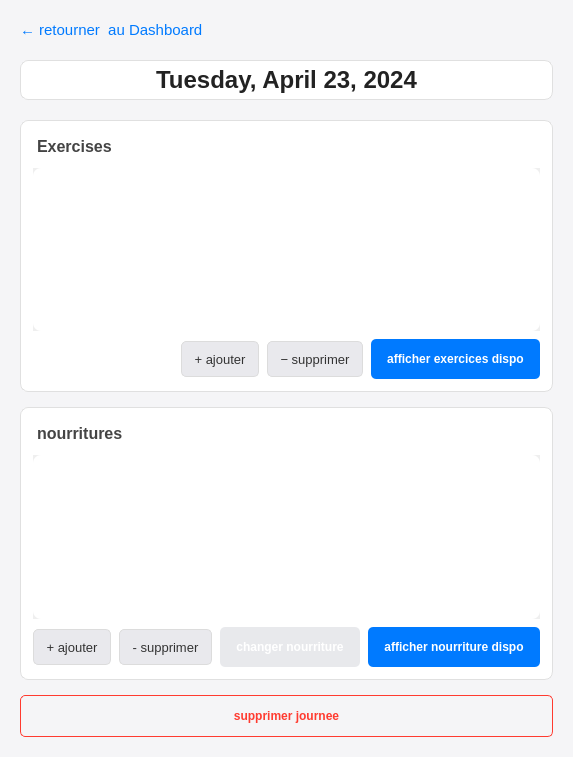
<?xml version="1.0" encoding="UTF-8"?>
<ui version="4.0">
 <class>DayView</class>
 <widget class="QWidget" name="DayView">
  <property name="geometry">
   <rect>
    <x>0</x>
    <y>0</y>
    <width>566</width>
    <height>757</height>
   </rect>
  </property>
  <property name="windowTitle">
   <string>Day Details</string>
  </property>
  <property name="styleSheet">
   <string>/* === Global Styles === */
QWidget#DayView {
    background-color: #F5F5F7; /* Consistent light gray background */
}

QWidget {
    color: #333333; /* Default text color */
    /* font-family: -apple-system, BlinkMacSystemFont, &quot;Segoe UI&quot;, Roboto, Helvetica, Arial, sans-serif; */
}

/* === Frame Styling (Cards) === */
QFrame {
    background-color: #FFFFFF;
    border: 1px solid #E0E0E0;
    border-radius: 8px; /* Consistent radius */
}

/* === Label Styling === */
/* Main Header Label */
QLabel#headerLabel {
    font-size: 18pt; /* Slightly smaller than original, more title-like */
    font-weight: bold; /* Bold */
    color: #222222; /* Darker text */
    padding: 5px 0; /* Vertical padding */
    margin-bottom: 5px; /* Space below header */
}

/* Section Header Labels inside Frames */
#exercisesLabel, #foodLabel {
    font-size: 12pt;
    font-weight: bold;
    color: #444444;
    background-color: transparent; /* Ensure no frame bg */
    border: none; /* Ensure no frame border */
    padding: 4px 0; /* Small padding */
}

/* Ensure labels inside frames don't inherit wrong styles */
QFrame QLabel {
    background-color: transparent;
    border: none;
    border-radius: 0px;
}

/* === Button Styling === */
/* Default Button Style (Blue) - applied if no specific ID matches */
QPushButton {
    background-color: #007AFF;
    color: #FFFFFF;
    border: none;
    border-radius: 5px;
    padding: 8px 16px;
    min-height: 24px;
    font-weight: 500;
}
QPushButton:hover {
    background-color: #3395FF;
}
QPushButton:pressed {
    background-color: #005ECB;
}
QPushButton:disabled {
     background-color: #DCDCDC;
     color: #A0A0A0;
}

/* Back Button (Link style) */
QPushButton#backButton {
    background: transparent;
    color: #007AFF;
    font-size: 11pt; /* Standard size */
    font-weight: normal;
    border: none;
    padding: 5px 0px; /* Minimal padding */
    min-height: 20px;
    text-align: left; /* Align text left */
}
QPushButton#backButton:hover {
    background: transparent; /* No background change */
    color: #005ECB; /* Darker blue on hover */
    text-decoration: underline;
}
QPushButton#backButton:pressed {
    background: transparent; /* No background change */
    text-decoration: underline;
}

/* Add/Remove Buttons (Secondary action style - Gray) */
QPushButton#addExerciseButton, QPushButton#addFoodButton,
QPushButton#removeExerciseButton, QPushButton#removeFoodButton {
    background-color: #E9E9ED; /* Subtle gray */
    color: #333333; /* Standard text color */
    border: 1px solid #DCDCDC; /* Subtle border */
    border-radius: 5px; /* Consistent radius */
    padding: 6px 12px; /* Slightly smaller padding */
    min-height: 22px;
    font-size: 10pt; /* Slightly smaller font */
    font-weight: normal;
}
QPushButton#addExerciseButton:hover, QPushButton#addFoodButton:hover,
QPushButton#removeExerciseButton:hover, QPushButton#removeFoodButton:hover {
    background-color: #DDDDDF; /* Slightly darker gray on hover */
    border-color: #CFCFCF;
}
QPushButton#addExerciseButton:pressed, QPushButton#addFoodButton:pressed,
QPushButton#removeExerciseButton:pressed, QPushButton#removeFoodButton:pressed {
    background-color: #D5D5D7; /* Even darker gray when pressed */
}

/* Delete Button (Destructive action style - Red) */
QPushButton#deleteDayButton {
    background: transparent;
    border: 1px solid #FF3B30; /* Red border */
    color: #FF3B30; /* Red text */
    border-radius: 5px; /* Consistent radius */
    padding: 8px 16px; /* Standard padding */
    min-height: 24px;
    font-weight: 500; /* Medium weight */
}
QPushButton#deleteDayButton:hover {
    background-color: rgba(255, 59, 48, 0.08); /* Very subtle red background */
    border-color: #E02010;
    color: #E02010;
}
QPushButton#deleteDayButton:pressed {
    background-color: rgba(255, 59, 48, 0.15); /* Slightly more visible red background */
}

/* === List Widget Styling === */
QListWidget {
    background-color: #FFFFFF; /* White background */
    border: none; /* No border for the list widget itself */
    /* border-radius: 5px; Optional: if list is directly visible */
}
QListWidget::item {
    padding: 8px 10px;
    border-bottom: 1px solid #F0F0F0;
    color: #333333; /* Ensure text color */
}
QListWidget::item:last {
    border-bottom: none;
}
QListWidget::item:selected {
    background-color: #007AFF;
    color: #FFFFFF;
    border-radius: 4px;
    border-bottom-color: transparent; /* Hide border line when selected */
}
QListWidget::item:hover:!selected {
     background-color: #E8F3FF;
     color: #222222;
     border-radius: 4px;
}

/* === Scroll Area Styling === */
QScrollArea {
  border: none;
  background-color: transparent;
}

/* === Scroll Bar Styling === */
QScrollBar:vertical {
    border: none;
    background: #FFFFFF; /* Match frame background */
    width: 8px;
    margin: 0px 0px 0px 0px;
}
QScrollBar::handle:vertical {
    background: #CFCFCF; /* Lighter handle for content areas */
    min-height: 25px;
    border-radius: 4px;
}
QScrollBar::handle:vertical:hover {
    background: #B0B0B0;
}
QScrollBar::add-line:vertical, QScrollBar::sub-line:vertical {
    border: none; background: none; height: 0px; width: 0px;
}
QScrollBar::add-page:vertical, QScrollBar::sub-page:vertical {
    background: none;
}
   </string>
  </property>
  <layout class="QVBoxLayout" name="mainLayout">
   <property name="spacing">
    <number>15</number>
   </property>
   <property name="leftMargin">
    <number>20</number>
   </property>
   <property name="topMargin">
    <number>15</number>
   </property>
   <property name="rightMargin">
    <number>20</number>
   </property>
   <property name="bottomMargin">
    <number>20</number>
   </property>
   <item>
    <widget class="QPushButton" name="backButton">
     <property name="sizePolicy">
      <sizepolicy hsizetype="Fixed" vsizetype="Fixed">
       <horstretch>0</horstretch>
       <verstretch>0</verstretch>
      </sizepolicy>
     </property>
     <property name="cursor">
      <cursorShape>PointingHandCursor</cursorShape>
     </property>
     <property name="text">
      <string>← retourner  au Dashboard</string>
     </property>
     <property name="flat">
      <bool>true</bool>
     </property>
    </widget>
   </item>
   <item>
    <widget class="QLabel" name="headerLabel">
     <property name="text">
      <string>Tuesday, April 23, 2024</string>
     </property>
     <property name="alignment">
      <set>Qt::AlignmentFlag::AlignCenter</set>
     </property>
     <property name="wordWrap">
      <bool>true</bool>
     </property>
    </widget>
   </item>
   <item>
    <widget class="QFrame" name="exerciseFrame">
     <property name="frameShape">
      <enum>QFrame::Shape::StyledPanel</enum>
     </property>
     <property name="frameShadow">
      <enum>QFrame::Shadow::Plain</enum>
     </property>
     <layout class="QVBoxLayout" name="exerciseLayout">
      <property name="spacing">
       <number>8</number>
      </property>
      <property name="leftMargin">
       <number>12</number>
      </property>
      <property name="topMargin">
       <number>12</number>
      </property>
      <property name="rightMargin">
       <number>12</number>
      </property>
      <property name="bottomMargin">
       <number>12</number>
      </property>
      <item>
       <widget class="QLabel" name="exercisesLabel">
        <property name="text">
         <string>Exercises</string>
        </property>
        <property name="alignment">
         <set>Qt::AlignmentFlag::AlignLeading|Qt::AlignmentFlag::AlignLeft|Qt::AlignmentFlag::AlignVCenter</set>
        </property>
       </widget>
      </item>
      <item>
       <widget class="QScrollArea" name="exercisesScrollArea">
        <property name="sizePolicy">
         <sizepolicy hsizetype="Expanding" vsizetype="Expanding">
          <horstretch>0</horstretch>
          <verstretch>1</verstretch>
         </sizepolicy>
        </property>
        <property name="minimumSize">
         <size>
          <width>0</width>
          <height>150</height>
         </size>
        </property>
        <property name="widgetResizable">
         <bool>true</bool>
        </property>
        <widget class="QWidget" name="scrollAreaWidgetContents">
         <property name="geometry">
          <rect>
           <x>0</x>
           <y>0</y>
           <width>500</width>
           <height>150</height>
          </rect>
         </property>
         <layout class="QVBoxLayout" name="scrollAreaLayout">
          <property name="spacing">
           <number>0</number>
          </property>
          <property name="leftMargin">
           <number>0</number>
          </property>
          <property name="topMargin">
           <number>0</number>
          </property>
          <property name="rightMargin">
           <number>0</number>
          </property>
          <property name="bottomMargin">
           <number>0</number>
          </property>
          <item>
           <widget class="QListWidget" name="exercisesList"/>
          </item>
         </layout>
        </widget>
       </widget>
      </item>
      <item>
       <layout class="QHBoxLayout" name="exBtnLayout">
        <property name="spacing">
         <number>8</number>
        </property>
        <item>
         <spacer name="horizontalSpacer_ex">
          <property name="orientation">
           <enum>Qt::Orientation::Horizontal</enum>
          </property>
          <property name="sizeHint" stdset="0">
           <size>
            <width>40</width>
            <height>20</height>
           </size>
          </property>
         </spacer>
        </item>
        <item>
         <widget class="QPushButton" name="addExerciseButton">
          <property name="text">
           <string>+ ajouter</string>
          </property>
         </widget>
        </item>
        <item>
         <widget class="QPushButton" name="removeExerciseButton">
          <property name="text">
           <string>− supprimer</string>
          </property>
         </widget>
        </item>
        <item>
         <widget class="QPushButton" name="pushButton">
          <property name="text">
           <string>afficher exercices dispo</string>
          </property>
         </widget>
        </item>
       </layout>
      </item>
     </layout>
    </widget>
   </item>
   <item>
    <widget class="QFrame" name="foodFrame">
     <property name="frameShape">
      <enum>QFrame::Shape::StyledPanel</enum>
     </property>
     <property name="frameShadow">
      <enum>QFrame::Shadow::Plain</enum>
     </property>
     <layout class="QVBoxLayout" name="foodLayout">
      <property name="spacing">
       <number>8</number>
      </property>
      <property name="leftMargin">
       <number>12</number>
      </property>
      <property name="topMargin">
       <number>12</number>
      </property>
      <property name="rightMargin">
       <number>12</number>
      </property>
      <property name="bottomMargin">
       <number>12</number>
      </property>
      <item>
       <widget class="QLabel" name="foodLabel">
        <property name="text">
         <string>nourritures</string>
        </property>
        <property name="alignment">
         <set>Qt::AlignmentFlag::AlignLeading|Qt::AlignmentFlag::AlignLeft|Qt::AlignmentFlag::AlignVCenter</set>
        </property>
       </widget>
      </item>
      <item>
       <widget class="QScrollArea" name="foodScrollArea">
        <property name="sizePolicy">
         <sizepolicy hsizetype="Expanding" vsizetype="Expanding">
          <horstretch>0</horstretch>
          <verstretch>1</verstretch>
         </sizepolicy>
        </property>
        <property name="minimumSize">
         <size>
          <width>0</width>
          <height>150</height>
         </size>
        </property>
        <property name="widgetResizable">
         <bool>true</bool>
        </property>
        <widget class="QWidget" name="scrollAreaWidgetContents_2">
         <property name="geometry">
          <rect>
           <x>0</x>
           <y>0</y>
           <width>500</width>
           <height>150</height>
          </rect>
         </property>
         <layout class="QVBoxLayout" name="scrollAreaLayout_2">
          <property name="spacing">
           <number>0</number>
          </property>
          <property name="leftMargin">
           <number>0</number>
          </property>
          <property name="topMargin">
           <number>0</number>
          </property>
          <property name="rightMargin">
           <number>0</number>
          </property>
          <property name="bottomMargin">
           <number>0</number>
          </property>
          <item>
           <widget class="QListWidget" name="foodList"/>
          </item>
         </layout>
        </widget>
       </widget>
      </item>
      <item>
       <layout class="QHBoxLayout" name="foodBtnLayout">
        <property name="spacing">
         <number>8</number>
        </property>
        <item>
         <spacer name="horizontalSpacer_food">
          <property name="orientation">
           <enum>Qt::Orientation::Horizontal</enum>
          </property>
          <property name="sizeHint" stdset="0">
           <size>
            <width>40</width>
            <height>20</height>
           </size>
          </property>
         </spacer>
        </item>
        <item>
         <widget class="QPushButton" name="addFoodButton">
          <property name="text">
           <string>+ ajouter</string>
          </property>
         </widget>
        </item>
        <item>
         <widget class="QPushButton" name="removeFoodButton">
          <property name="text">
           <string>- supprimer</string>
          </property>
         </widget>
        </item>
        <item>
         <widget class="QPushButton" name="pushButton_3">
          <property name="styleSheet">
           <string notr="true">background-color: rgb(232, 233, 236)
</string>
          </property>
          <property name="text">
           <string>changer nourriture</string>
          </property>
         </widget>
        </item>
        <item>
         <widget class="QPushButton" name="pushButton_2">
          <property name="text">
           <string>afficher nourriture dispo</string>
          </property>
         </widget>
        </item>
       </layout>
      </item>
     </layout>
    </widget>
   </item>
   <item>
    <spacer name="verticalSpacer_bottom">
     <property name="orientation">
      <enum>Qt::Orientation::Vertical</enum>
     </property>
     <property name="sizeType">
      <enum>QSizePolicy::Policy::Expanding</enum>
     </property>
     <property name="sizeHint" stdset="0">
      <size>
       <width>20</width>
       <height>10</height>
      </size>
     </property>
    </spacer>
   </item>
   <item>
    <widget class="QPushButton" name="deleteDayButton">
     <property name="cursor">
      <cursorShape>PointingHandCursor</cursorShape>
     </property>
     <property name="text">
      <string>supprimer journee</string>
     </property>
    </widget>
   </item>
  </layout>
 </widget>
 <resources/>
 <connections/>
</ui>
